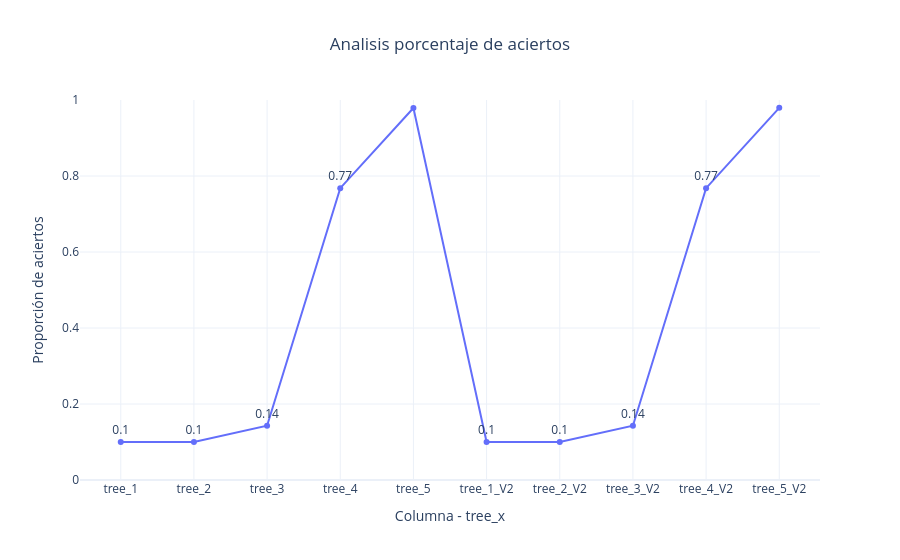

The notebook cell this image was saved under:
### Code cell
plot_true_evolution(datos_gptoss, title="Analisis porcentaje de aciertos")
# plot_true_evolution(datos_gptoss_medgemma, title="GPT-OSS + MEDGEMMA")

### Figure 1 — Plotly figure (JSON) as saved in the notebook; plotly's stock layout.template omitted (floating-point values rounded to 4 significant figures)
{"data": [{"hovertemplate": "columna=%{x}<br>proporcion_true=%{y}<br>text=%{text}<extra></extra>", "legendgroup": "", "line": {"color": "#636efa", "dash": "solid"}, "marker": {"symbol": "circle"}, "mode": "lines+markers+text", "name": "", "orientation": "v", "showlegend": false, "text": [0.1, 0.1, 0.14, 0.77, 0.98, 0.1, 0.1, 0.14, 0.77, 0.98], "textposition": "top center", "type": "scatter", "x": ["tree_1", "tree_2", "tree_3", "tree_4", "tree_5", "tree_1_V2", "tree_2_V2", "tree_3_V2", "tree_4_V2", "tree_5_V2"], "xaxis": "x", "y": [0.1003, 0.1003, 0.1427, 0.768, 0.979, 0.1003, 0.1003, 0.1427, 0.768, 0.9795], "yaxis": "y"}], "layout": {"legend": {"tracegroupgap": 0}, "title": {"text": "Analisis porcentaje de aciertos", "x": 0.5}, "xaxis": {"anchor": "y", "domain": [0, 1], "title": {"text": "Columna - tree_x"}}, "yaxis": {"anchor": "x", "domain": [0, 1], "range": [0, 1], "title": {"text": "Proporción de aciertos"}}}}
